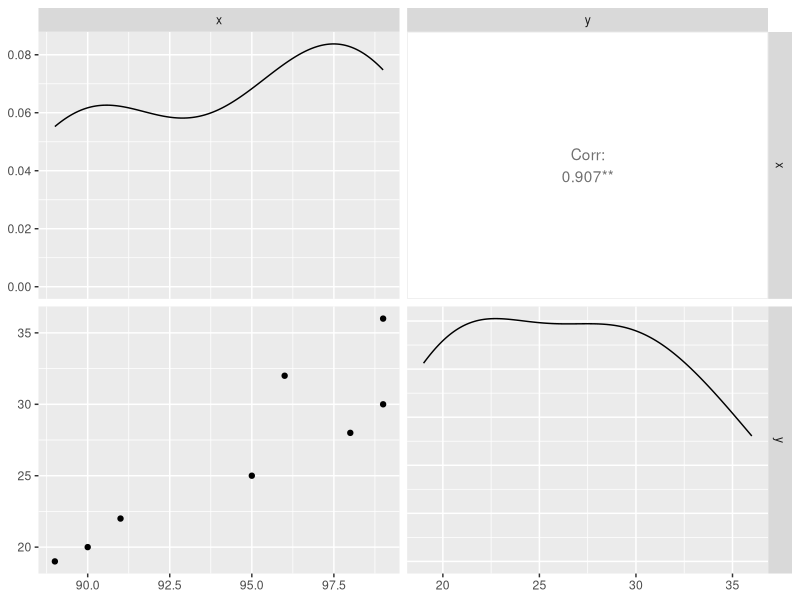
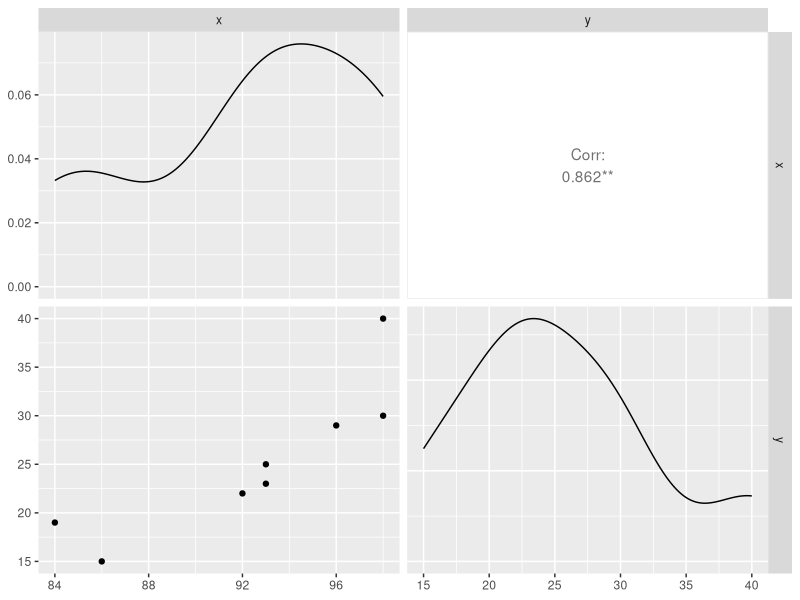

Generate these figures, in order, with R:
## ---- chunk 1
# LIS4273 - Module 5. Assignment
# Robert Walsh
# Professor Lingyao Li

# Question A.

# The director of manufacturing at a cookies company needs to determine
# whether a new machine is able to produce a particular type of cookies
# according to the manufacturer's specifications, which indicate that
# cookies should have a mean of 70 and standard deviation of 3.5 pounds.
# A sample of 49 cookies reveals a sample mean breaking strength
# of 69.1 pounds.

# A1. State the null and alternative hypothesis :

# Null Hypothesis - Ho: The mean µ = 70
# New machine is able to produce cookies within spec.
# Mean breaking strength is equal to 70

# Alt Hypothesis - Ha: The mean µ ≠ 70
# New machine is not able to produce cookies within spec.
# Mean breaking strength is not equal to 70

# A2. Is there evidence that the machine is not meeting the manufacturer's
# specifications for average strength?

# Use a 0.05 level of significance.
alpha <- 0.05
# Population Mean = 70
a <- 70
# Standard Deviation = 3.5
s <- 3.5
# Sample Size = 49
n <- 49
# Sample Mean = 69.1
xbar <- 69.1
# Calculate Test Statistic:
z <- (xbar-a)/(s/sqrt(n))
z
# Use qnorm() to determine critical values @ 0.05 alpha
# Two tailed test would identify a 0.025 rejection area on each tail
z.half.alpha <- qnorm(1-alpha/2)
# The critical vales are - 1.96 and + 1.96
z.half.alpha
-z.half.alpha
# Determine if the Test Statistic is in the rejection region.
z < -z.half.alpha || abs(z) > z.half.alpha
# -1.96 > -1.80 > 0 < 1.80 < 1.96
# The Test Statistic falls between the critical values in the
# 'do not reject Ho/Null' region. Therefore we can infer
# that there is evidence that the machine is meeting the manufacturer’s 
# specifications for average strength.

# A3. Compute the p value and interpret its meaning.

# Use pnorm() to calculate the p value using the Test Statistic 'Z'
# Then multiply the value by two for the two tailed test.
p <- 2*pnorm(z)
# We get a p value of:
p
# Test to see if this p value is greater than alpha.
p > alpha
# Because the p value is greater than alpha, there is not enough
# evidence to reject the Null hypothesis - Ho.

# A4. What would be your answer in (A2) if the standard
# deviation were specified as 1.75 pounds?

alpha <- 0.05
# Population Mean = 70
a <- 70
# Standard Deviation = 1.75
s <- 1.75
# Sample Size = 49
n <- 49
# Sample Mean = 69.1
xbar <- 69.1
# Calculate Test Statistic:
z <- (xbar-a)/(s/sqrt(n))
z
# Use qnorm() to determine critical values @ 0.05 alpha
# Two tailed test would identify a 0.025 rejection area on each tail
z.half.alpha <- qnorm(1-alpha/2)
# The critical vales are - 1.96 and + 1.96
z.half.alpha
-z.half.alpha
# Determine if the Test Statistic is in the rejection region.
z < -z.half.alpha || abs(z) > z.half.alpha
# -3.60 > -1.96 > 0 < 1.96 < 3.60
# The Test Statistic falls outside the critical values in the
# 'reject Ho/Null' region. Therefore we can infer
# that there is evidence that the machine is not meeting the 
# manufacturer’s specifications for average strength.

# A5. What would be your answer in (A2) if the sample mean were 
# 69 pounds and the standard deviation is 3.5 pounds?

alpha <- 0.05
# Population Mean = 70
a <- 70
# Standard Deviation = 3.5
s <- 3.5
# Sample Size = 49
n <- 49
# Sample Mean = 69
xbar <- 69
# Calculate Test Statistic:
z <- (xbar-a)/(s/sqrt(n))
z
# Use qnorm() to determine critical values @ 0.05 alpha
# Two tailed test would identify a 0.025 rejection area on each tail
z.half.alpha <- qnorm(1-alpha/2)
# The critical vales are - 1.96 and + 1.96
z.half.alpha
-z.half.alpha
# Determine if the Test Statistic is in the rejection region.
z < -z.half.alpha || abs(z) > z.half.alpha
# -2 > -1.96 > 0 < 1.96 < 2
# The Test Statistic falls outside the critical values in the
# 'reject Ho/Null' region. Therefore we can infer
# that there is evidence that the machine is not meeting the 
# manufacturer’s specifications for average strength.
## ---- chunk 2
# Question B. If x̅ = 85, σ = standard deviation = 8, and n=64,
# set up 95% confidence interval estimate of the population mean μ.

# The 'Zc' Critical Value for a 95% Level of Confidence C = 1.96
zc <- 1.96
# Sample Mean = 85
xbar <- 85
# Standard Deviation = 8
s <- 8
# Sample Size = 64
n <- 64

# Calculate Upper Confidence Limit value
xBarPlusE <- xbar + (zc*(s/sqrt(n)))
# Calculate Upper Confidence Limit value
xBarMinusE <- xbar - (zc*(s/sqrt(n)))
# Therefore the 95% confidence interval would be:
print("(83.04,86.96)")
# There is a 95% probability that the population mean
# would be in between these two values.
## ---- chunk 3
# Question C. Given the time spent on assignments each week
# for the sampled girl group and boy group, respectively,
library(GGally)
girls_grades <- c(89, 90, 91, 95, 98, 99, 96, 99)
girls_time_spend <- c(19, 20, 22, 25, 28, 30, 32, 36)

boys_grades <- c(86, 84, 92, 93, 93, 96, 98, 98)
boys_time_spend <- c(15, 19, 22, 23, 25, 29, 30, 40)

# Please perform the correlation analysis:

# C1. Calculate the correlation coefficient (Pearson) between
# time spent and grade for girls' and boys' datasets, respectively.

# The Pearson correlation coefficient between time spent and grade
# for the Girls' dataset:
x<-c(girls_grades)
y<-c(girls_time_spend)
girlsData<-data.frame(x,y)
round(cor(girlsData,method="pearson"),digits=2)
# This result is close to 1 so a strong positive relation is implied.

# The Pearson correlation coefficient between time spent and grade
# for the Boys' dataset:
x<-c(boys_grades)
y<-c(boys_time_spend)
boysData<-data.frame(x,y)
round(cor(boysData,method="pearson"),digits=2)
# This result is close to 1 so a strong positive relation is implied.

# C2. Use ggpairs to plot the time spent and grade for
# girls' and boys' datasets, respectively.

# For the Girls' dataset:
ggpairs(
  girlsData,
  upper = list(wrap("cor", size = 5)),
  diag = list(continuous = "densityDiag"),
)
# For the Boys' dataset:
ggpairs(
  boysData,
  upper = list(wrap("cor", size = 5)), 
  diag = list(continuous = "densityDiag"),
)
